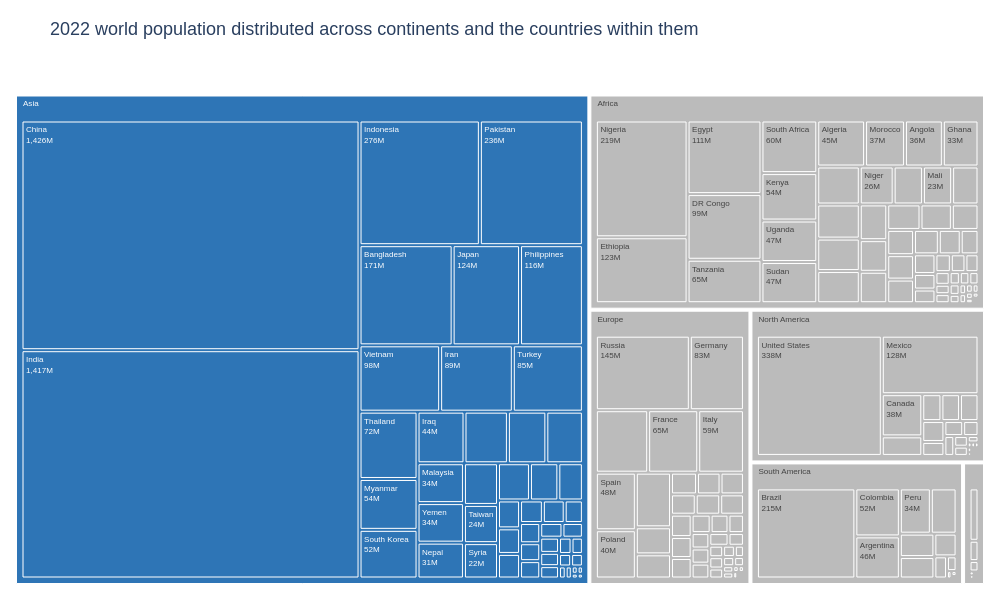

Write notebook code for a chart like this one.
### Markdown cell above
**Chart choice & justification:** *Which chart did you choose, and why? Justify design choices.

*YOUR ANSWER HERE*

### Code cell
# Q6
df['Group'] = df['Continent'].apply(lambda c: 'Asia' if c == 'Asia' else 'Other')
df['Pop_M'] = df['2022 Population'] / 1e6                      
colors = {'Asia': '#2E75B6', 'Other': '#BBBBBB'}

fig = px.treemap(df, path=['Continent', 'Country'], values='Pop_M', color='Group',
                 color_discrete_map=colors, labels={'Pop_M': 'Population (millions)'},
                 title='2022 world population distributed across continents and the countries within them',
                 template='plotly_white', height=600, width=1000)

fig.update_traces(texttemplate='%{label}<br>%{value:,.0f}M',
                  hovertemplate='<b>%{label}</b><br>%{value:,.0f} million',
                  marker_line_color='white', marker_line_width=1)
fig.update_layout(font=dict(family='Arial', size=13), margin=dict(l=10, r=10, t=70, b=10),
                  uniformtext=dict(minsize=8, mode='hide'))     # hide labels too small to read


fig.data[0].marker.colors = [c if c in colors.values() else '#DDDDDD' for c in fig.data[0].marker.colors]
fig.show()

### Figure 1 — Plotly figure (JSON) as saved in the notebook; plotly's stock layout.template omitted (floating-point values rounded to 4 significant figures; data arrays with more than 128 entries replaced by an {"elided": "..."} marker saying what was removed)
{"data": [{"branchvalues": "total", "customdata": {"elided": "240x1 str values"}, "domain": {"x": [0, 1], "y": [0, 1]}, "hovertemplate": "<b>%{label}</b><br>%{value:,.0f} million", "ids": {"elided": "240 str values"}, "labels": {"elided": "240 str values"}, "marker": {"colors": {"elided": "240 str values"}, "line": {"color": "white", "width": 1}}, "name": "", "parents": {"elided": "240 str values"}, "texttemplate": "%{label}<br>%{value:,.0f}M", "type": "treemap", "values": {"elided": "240 float values"}}], "layout": {"font": {"family": "Arial", "size": 13}, "height": 600, "legend": {"tracegroupgap": 0}, "margin": {"b": 10, "l": 10, "r": 10, "t": 70}, "title": {"text": "2022 world population distributed across continents and the countries within them"}, "uniformtext": {"minsize": 8, "mode": "hide"}, "width": 1000}}
